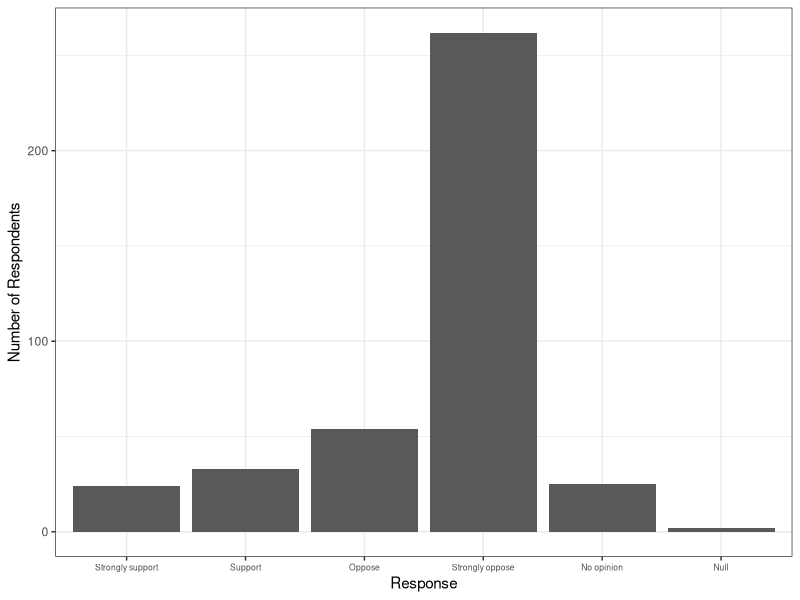
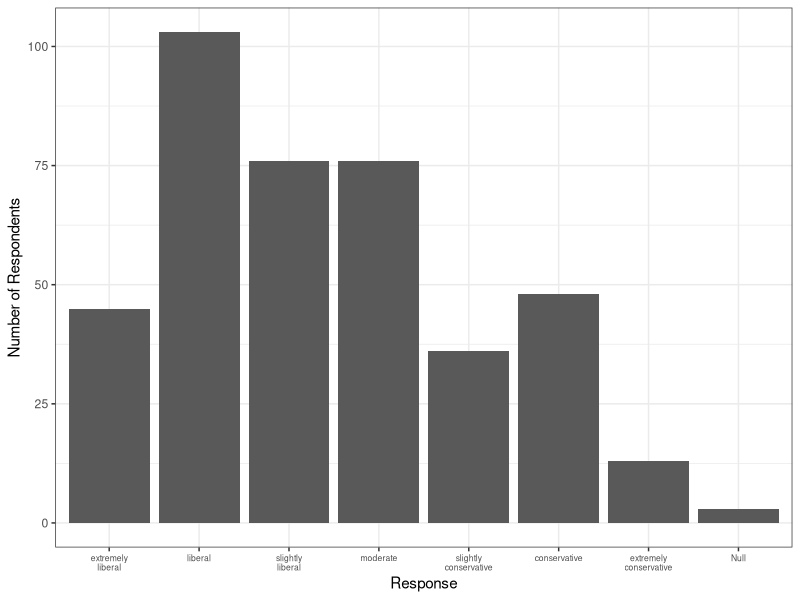

Source code (R) for these figures, in order:
## ---- chunk 1
library(knitr)
opts_chunk$set(warning = FALSE, message = FALSE, echo = FALSE)

## Set seed ##

set.seed(543)

## read in survey data ##
mturksurveyspring2016 <- read.csv("mturksurveyspring2016.csv", stringsAsFactors = FALSE)

## clean data ##

mturksurveyspring2016[mturksurveyspring2016 == "" | mturksurveyspring2016 == "{}"] <- "Null"

mturksurveyspring2016$X3.Age[mturksurveyspring2016$X3.Age == "Null" | mturksurveyspring2016$X3.Age == "US" | mturksurveyspring2016$X3.Age == "1982"] <- "99"

is.na(mturksurveyspring2016$X3.Age) <- mturksurveyspring2016$X3.Age == "99"

mturksurveyspring2016$X3.Age <- as.numeric(mturksurveyspring2016$X3.Age)

## sample survey ##

mysurveysamp <- mturksurveyspring2016[sample(nrow(mturksurveyspring2016), 400),]

## ---- chunk 2
library(knitr)
library(dplyr)
library(reshape2)

samp <- mysurveysamp %>% group_by(X2.Gender) %>% summarise(Sample.N = n()) %>% mutate(Sample.Percent = round(prop.table(Sample.N)*100,1))

pop <- mturksurveyspring2016 %>% group_by(X2.Gender) %>% summarise(Pop.N = n()) %>% mutate(Pop.Percent = round(prop.table(Pop.N)*100,1))

both <- cbind(pop,samp[,2:3])

colnames(both) <- c("Response","Pop. N","Pop. Percent","Sample N","Sample Percent")

kable(both)

## ---- chunk 3
library(knitr)
library(dplyr)
library(reshape2)

samp <- mysurveysamp %>% summarise(Sample.Mean = round(mean(X3.Age, na.rm = TRUE),1), Sample.SD = round(sd(X3.Age, na.rm = TRUE),1)) 

pop <- mturksurveyspring2016 %>% summarise(Pop.Mean = round(mean(X3.Age, na.rm = TRUE),1), Pop.SD = round(sd(X3.Age, na.rm = TRUE),1)) 

both <- cbind(pop,samp)

colnames(both) <- c("Pop. Mean","Pop. Std Deviation","Sample Mean","Sample Std Deviation")

kable(both)
## ---- chunk 4
library(knitr)
library(dplyr)
library(reshape2)

## turn dual category responses to null ##
mysurveysamp$X4.Race[mysurveysamp$X4.Race %in% c("Black|NA/Alaskan|Other","Other","White|Asian","White|Black|Asian|NA/Alaskan","White|NA/Alaskan","White|Asian|Pacific Islander","White|Black|Hispanic","White|Pacific Islander","Black|Hispanic","Hispanic |NA/Alaskan","White|Black","White|Hispanic")] <- "Mixed Race/Other"
mturksurveyspring2016$X4.Race[mturksurveyspring2016$X4.Race %in% c("Black|NA/Alaskan|Other","Other","White|Asian","White|Black|Asian|NA/Alaskan","White|NA/Alaskan","White|Asian|Pacific Islander","White|Black|Hispanic","White|Pacific Islander","Black|Hispanic","Hispanic |NA/Alaskan","White|Black","White|Hispanic")] <- "Mixed Race/Other"

samp <- mysurveysamp %>% group_by(X4.Race) %>% summarise(Sample.N = n()) %>% mutate(Sample.Percent = round(prop.table(Sample.N)*100,1))

pop <- mturksurveyspring2016 %>% group_by(X4.Race) %>% summarise(Pop.N = n()) %>% mutate(Pop.Percent = round(prop.table(Pop.N)*100,1))

both <- full_join(pop,samp)

colnames(both) <- c("Response","Pop. N","Pop. Percent","Sample N","Sample Percent")

kable(both)
## ---- chunk 5
library(knitr)
library(dplyr)
library(reshape2)

## turn dual category responses to null ##
mysurveysamp$X5.FTPT[mysurveysamp$X5.FTPT %in% c("a|b","a|c","c|d","e|f","e|g")] <- "Null"
mturksurveyspring2016$X5.FTPT[mturksurveyspring2016$X5.FTPT %in% c("a|b","a|c","c|d","e|f","e|g")] <- "Null"

## turn into factor and label values ##

mysurveysamp$X5.FTPT <- factor(mysurveysamp$X5.FTPT
                               ,levels = c("a","b","c","d","e","f","g","Null")
                               ,labels = c("Full time with potential for promotion"
                                           ,"Full time with no potential for promotion"
                                           ,"Part time with potential for Full Time employment or Promotion"
                                           ,"Part time with no potential for Full Time employment or Promotion"
                                           ,"Unemployed"
                                           ,"Retired"
                                           ,"Of working age, but unable to work"
                                           ,"Null"))

mturksurveyspring2016$X5.FTPT <- factor(mturksurveyspring2016$X5.FTPT
                               ,levels = c("a","b","c","d","e","f","g","Null")
                               ,labels = c("Full time with potential for promotion"
                                           ,"Full time with no potential for promotion"
                                           ,"Part time with potential for Full Time employment or Promotion"
                                           ,"Part time with no potential for Full Time employment or Promotion"
                                           ,"Unemployed"
                                           ,"Retired"
                                           ,"Of working age, but unable to work"
                                           ,"Null"))

samp <- mysurveysamp %>% group_by(X5.FTPT) %>% summarise(Sample.N = n()) %>% mutate(Sample.Percent = round(prop.table(Sample.N)*100,1))

pop <- mturksurveyspring2016 %>% group_by(X5.FTPT) %>% summarise(Pop.N = n()) %>% mutate(Pop.Percent = round(prop.table(Pop.N)*100,1))

both <- cbind(pop,samp[,2:3])

colnames(both) <- c("Response","Pop. N","Pop. Percent","Sample N","Sample Percent")

kable(both)
## ---- chunk 6
library(knitr)
library(dplyr)
library(reshape2)

## turn into factor and label values ##

mysurveysamp$X6.Income <- factor(mysurveysamp$X6.Income
                               ,levels = c("a","b","c","d","e","f","Null")
                               ,labels = c("Less than $20,000"
                                           ,"$20,000-$39,999"
                                           ,"$40,000-$59,999"
                                           ,"$60,000-$79,999"
                                           ,"$80,000-$99,999"
                                           ,"$100,000 or more"
                                           ,"Null"))

mturksurveyspring2016$X6.Income <- factor(mturksurveyspring2016$X6.Income
                               ,levels = c("a","b","c","d","e","f","Null")
                               ,labels = c("Less than $20,000"
                                           ,"$20,000-$39,999"
                                           ,"$40,000-$59,999"
                                           ,"$60,000-$79,999"
                                           ,"$80,000-$99,999"
                                           ,"$100,000 or more"
                                           ,"Null"))

samp <- mysurveysamp %>% group_by(X6.Income) %>% summarise(Sample.N = n()) %>% mutate(Sample.Percent = round(prop.table(Sample.N)*100,1))

pop <- mturksurveyspring2016 %>% group_by(X6.Income) %>% summarise(Pop.N = n()) %>% mutate(Pop.Percent = round(prop.table(Pop.N)*100,1))

both <- cbind(pop,samp[,2:3])

colnames(both) <- c("Response","Pop. N","Pop. Percent","Sample N","Sample Percent")

kable(both)

## ---- chunk 7
library(knitr)
library(dplyr)
library(reshape2)

## turn into factor and label values ##

mysurveysamp$X7.betterworse <- factor(mysurveysamp$X7.betterworse
                               ,levels = c("a","b","Null")
                               ,labels = c("Better Off"
                                           ,"Worse Off"
                                           ,"Null"))

mturksurveyspring2016$X7.betterworse <- factor(mturksurveyspring2016$X7.betterworse
                              ,levels = c("a","b","Null")
                               ,labels = c("Better Off"
                                           ,"Worse Off"
                                           ,"Null"))

samp <- mysurveysamp %>% group_by(X7.betterworse) %>% summarise(Sample.N = n()) %>% mutate(Sample.Percent = round(prop.table(Sample.N)*100,1))

pop <- mturksurveyspring2016 %>% group_by(X7.betterworse) %>% summarise(Pop.N = n()) %>% mutate(Pop.Percent = round(prop.table(Pop.N)*100,1))

both <- cbind(pop,samp[,2:3])

colnames(both) <- c("Response","Pop. N","Pop. Percent","Sample N","Sample Percent")

kable(both)
## ---- chunk 8
library(knitr)
library(dplyr)
library(reshape2)

## turn into factor and label values ##

mysurveysamp$X8.educ <- factor(mysurveysamp$X8.educ
                               ,levels = c("a","b","c","d","e","Null")
                               ,labels = c("Some High School"
                                           ,"High School Diploma"
                                           ,"Some College/AA"
                                           ,"College Degree/BA/BS"
                                           ,"Graduate Degree"
                                           ,"Null"))

mturksurveyspring2016$X8.educ <- factor(mturksurveyspring2016$X8.educ
                              ,levels = c("a","b","c","d","e","Null")
                               ,labels = c("Some High School"
                                           ,"High School Diploma"
                                           ,"Some College/AA"
                                           ,"College Degree/BA/BS"
                                           ,"Graduate Degree"
                                           ,"Null"))

samp <- mysurveysamp %>% group_by(X8.educ) %>% summarise(Sample.N = n()) %>% mutate(Sample.Percent = round(prop.table(Sample.N)*100,1))

pop <- mturksurveyspring2016 %>% group_by(X8.educ) %>% summarise(Pop.N = n()) %>% mutate(Pop.Percent = round(prop.table(Pop.N)*100,1))

both <- cbind(pop,samp[,2:3])

colnames(both) <- c("Response","Pop. N","Pop. Percent","Sample N","Sample Percent")

kable(both)
## ---- chunk 9
library(knitr)
library(dplyr)
library(reshape2)

## turn into factor and label values ##

mysurveysamp$X9.Reg <- factor(mysurveysamp$X9.Reg
                               ,levels = c("a","b","Null")
                               ,labels = c("Yes"
                                           ,"No"
                                           ,"Null"))

mturksurveyspring2016$X9.Reg <- factor(mturksurveyspring2016$X9.Reg
                              ,levels = c("a","b","Null")
                              ,labels = c("Yes"
                                           ,"No"
                                           ,"Null"))

samp <- mysurveysamp %>% group_by(X9.Reg) %>% summarise(Sample.N = n()) %>% mutate(Sample.Percent = round(prop.table(Sample.N)*100,1))

pop <- mturksurveyspring2016 %>% group_by(X9.Reg) %>% summarise(Pop.N = n()) %>% mutate(Pop.Percent = round(prop.table(Pop.N)*100,1))

both <- cbind(pop,samp[,2:3])

colnames(both) <- c("Response","Pop. N","Pop. Percent","Sample N","Sample Percent")

kable(both)
## ---- chunk 10
library(knitr)
library(dplyr)
library(reshape2)

## turn into factor and label values ##

mysurveysamp$X10.Party <- factor(mysurveysamp$X10.Party
                               ,levels = c("a","b","c","d","Null")
                               ,labels = c("Democrat"
                                           ,"Republican"
                                           ,"Independent/no party"
                                           ,"Other"
                                           ,"Null"))

mturksurveyspring2016$X10.Party <- factor(mturksurveyspring2016$X10.Party
                              ,levels = c("a","b","c","d","Null")
                              ,labels = c("Democrat"
                                           ,"Republican"
                                           ,"Independent/no party"
                                           ,"Other"
                                           ,"Null"))

samp <- mysurveysamp %>% group_by(X10.Party) %>% summarise(Sample.N = n()) %>% mutate(Sample.Percent = round(prop.table(Sample.N)*100,1))

pop <- mturksurveyspring2016 %>% group_by(X10.Party) %>% summarise(Pop.N = n()) %>% mutate(Pop.Percent = round(prop.table(Pop.N)*100,1))

both <- cbind(pop,samp[,2:3])

colnames(both) <- c("Response","Pop. N","Pop. Percent","Sample N","Sample Percent")

kable(both)
## ---- chunk 11
library(knitr)
library(dplyr)
library(reshape2)

## turn into factor and label values ##

mysurveysamp$X11.IDEOL <- factor(mysurveysamp$X11.IDEOL
                               ,levels = c("a","b","c","d","e","f","g","Null")
                               ,labels = c("extremely liberal"
                                           ,"liberal"
                                           ,"slightly liberal"
                                           ,"moderate"
                                           ,"slightly conservative"
                                           ,"conservative"
                                           ,"extremely conservative"
                                           ,"Null"))

mturksurveyspring2016$X11.IDEOL <- factor(mturksurveyspring2016$X11.IDEOL
                              ,levels = c("a","b","c","d","e","f","g","Null")
                              ,labels = c("extremely liberal"
                                           ,"liberal"
                                           ,"slightly liberal"
                                           ,"moderate"
                                           ,"slightly conservative"
                                           ,"conservative"
                                           ,"extremely conservative"
                                           ,"Null"))

samp <- mysurveysamp %>% group_by(X11.IDEOL) %>% summarise(Sample.N = n()) %>% mutate(Sample.Percent = round(prop.table(Sample.N)*100,1))

pop <- mturksurveyspring2016 %>% group_by(X11.IDEOL) %>% summarise(Pop.N = n()) %>% mutate(Pop.Percent = round(prop.table(Pop.N)*100,1))

both <- cbind(pop,samp[,2:3])

colnames(both) <- c("Response","Pop. N","Pop. Percent","Sample N","Sample Percent")

kable(both)
## ---- chunk 12
library(knitr)
library(dplyr)
library(reshape2)

## turn into factor and label values ##

mysurveysamp$X12.Interest <- factor(mysurveysamp$X12.Interest
                               ,levels = c("a","b","c","d","Null")
                               ,labels = c("Very Much Interested"
                                           ,"Somewhat Interested"
                                           ,"Not Much Interested"
                                           ,"Not At All Interested"
                                           ,"Null"))

mturksurveyspring2016$X12.Interest <- factor(mturksurveyspring2016$X12.Interest
                              ,levels = c("a","b","c","d","Null")
                              ,labels = c("Very Much Interested"
                                           ,"Somewhat Interested"
                                           ,"Not Much Interested"
                                           ,"Not At All Interested"
                                           ,"Null"))

samp <- mysurveysamp %>% group_by(X12.Interest) %>% summarise(Sample.N = n()) %>% mutate(Sample.Percent = round(prop.table(Sample.N)*100,1))

pop <- mturksurveyspring2016 %>% group_by(X12.Interest) %>% summarise(Pop.N = n()) %>% mutate(Pop.Percent = round(prop.table(Pop.N)*100,1))

both <- cbind(pop,samp[,2:3])

colnames(both) <- c("Response","Pop. N","Pop. Percent","Sample N","Sample Percent")

kable(both)
## ---- chunk 13
library(knitr)
library(dplyr)
library(reshape2)

## turn into factor and label values ##

mysurveysamp$X13.Primary <- factor(mysurveysamp$X13.Primary
                               ,levels = c("a","b","c","d","e","f","Null")
                               ,labels = c("Yes, I voted"
                                           ,"My state has not had its election, yet, but I plan to vote"
                                           ,"My state has not had its election, yet, and I do not plan to vote"
                                           ,"No, I did not vote due to other circumstances"
                                           ,"No, I did not vote due to disinterest"
                                           ,"I am unsure of when my election is"
                                           ,"Null"))

mturksurveyspring2016$X13.Primary <- factor(mturksurveyspring2016$X13.Primary
                              ,levels = c("a","b","c","d","e","f","Null")
                               ,labels = c("Yes, I voted"
                                           ,"My state has not had its election, yet, but I plan to vote"
                                           ,"My state has not had its election, yet, and I do not plan to vote"
                                           ,"No, I did not vote due to other circumstances"
                                           ,"No, I did not vote due to disinterest"
                                           ,"I am unsure of when my election is"
                                           ,"Null"))

samp <- mysurveysamp %>% group_by(X13.Primary) %>% summarise(Sample.N = n()) %>% mutate(Sample.Percent = round(prop.table(Sample.N)*100,1))

pop <- mturksurveyspring2016 %>% group_by(X13.Primary) %>% summarise(Pop.N = n()) %>% mutate(Pop.Percent = round(prop.table(Pop.N)*100,1))

both <- cbind(pop,samp[,2:3])

colnames(both) <- c("Response","Pop. N","Pop. Percent","Sample N","Sample Percent")

kable(both)
## ---- chunk 14
library(knitr)
library(dplyr)
library(reshape2)

## turn into factor and label values ##

mysurveysamp$X14.Influence <- factor(mysurveysamp$X14.Influence
                               ,levels = c("a","b","c","d","e","f","g","h","Null")
                               ,labels = c("Workers Union"
                                           ,"Local Religious Figure"
                                           ,"Local Media"
                                           ,"Bloggers That Focus Specifically on Your State, County, Town, or City"
                                           ,"National Media"
                                           ,"Teacher"
                                           ,"Other"
                                           ,"Not Influenced by Any Other Source"
                                           ,"Null"))

mturksurveyspring2016$X14.Influence <- factor(mturksurveyspring2016$X14.Influence
                              ,levels = c("a","b","c","d","e","f","g","h","Null")
                              ,labels = c("Workers Union"
                                           ,"Local Religious Figure"
                                           ,"Local Media"
                                           ,"Bloggers That Focus Specifically on Your State, County, Town, or City"
                                           ,"National Media"
                                           ,"Teacher"
                                           ,"Other"
                                           ,"Not Influenced by Any Other Source"
                                           ,"Null"))

samp <- mysurveysamp %>% group_by(X14.Influence) %>% summarise(Sample.N = n()) %>% mutate(Sample.Percent = round(prop.table(Sample.N)*100,1))

pop <- mturksurveyspring2016 %>% group_by(X14.Influence) %>% summarise(Pop.N = n()) %>% mutate(Pop.Percent = round(prop.table(Pop.N)*100,1))

both <- cbind(pop,samp[,2:3])

colnames(both) <- c("Response","Pop. N","Pop. Percent","Sample N","Sample Percent")

kable(both)
## ---- chunk 15
library(knitr)
library(dplyr)
library(reshape2)

## turn into factor and label values ##

mysurveysamp$X15.PresCand <- factor(mysurveysamp$X15.PresCand
                               ,levels = c("a","b","c","d","e","Null")
                               ,labels = c("Best represents positions on the issues"
                                           ,"Can win the general election in November"
                                           ,"Both equally"
                                           ,"Neither"
                                           ,"Not sure/ Don’t Know"
                                           ,"Null"))

mturksurveyspring2016$X15.PresCand <- factor(mturksurveyspring2016$X15.PresCand
                              ,levels = c("a","b","c","d","e","Null")
                              ,labels = c("Best represents positions on the issues"
                                           ,"Can win the general election in November"
                                           ,"Both equally"
                                           ,"Neither"
                                           ,"Not sure/ Don’t Know"
                                           ,"Null"))

samp <- mysurveysamp %>% group_by(X15.PresCand) %>% summarise(Sample.N = n()) %>% mutate(Sample.Percent = round(prop.table(Sample.N)*100,1))

pop <- mturksurveyspring2016 %>% group_by(X15.PresCand) %>% summarise(Pop.N = n()) %>% mutate(Pop.Percent = round(prop.table(Pop.N)*100,1))

both <- cbind(pop,samp[,2:3])

colnames(both) <- c("Response","Pop. N","Pop. Percent","Sample N","Sample Percent")

kable(both)

## ---- chunk 16
library(knitr)
library(dplyr)
library(reshape2)

## turn into factor and label values ##

mysurveysamp$X16.BLM <- factor(mysurveysamp$X16.BLM
                               ,levels = c("a","b","c","d","e","f","Null")
                               ,labels = c("Strongly Support"
                                           ,"Support"
                                           ,"Neither Support/nor Oppose"
                                           ,"Oppose"
                                           ,"Strongly Oppose"
                                           ,"Not Sure/Don’t Know "
                                           ,"Null"))

mturksurveyspring2016$X16.BLM <- factor(mturksurveyspring2016$X16.BLM
                              ,levels = c("a","b","c","d","e","f","Null")
                              ,labels = c("Strongly Support"
                                           ,"Support"
                                           ,"Neither Support/nor Oppose"
                                           ,"Oppose"
                                           ,"Strongly Oppose"
                                           ,"Not Sure/Don’t Know "
                                           ,"Null"))

samp <- mysurveysamp %>% group_by(X16.BLM) %>% summarise(Sample.N = n()) %>% mutate(Sample.Percent = round(prop.table(Sample.N)*100,1))

pop <- mturksurveyspring2016 %>% group_by(X16.BLM) %>% summarise(Pop.N = n()) %>% mutate(Pop.Percent = round(prop.table(Pop.N)*100,1))

both <- cbind(pop,samp[,2:3])

colnames(both) <- c("Response","Pop. N","Pop. Percent","Sample N","Sample Percent")

kable(both)

## ---- chunk 17
library(knitr)
library(dplyr)
library(reshape2)

## turn into factor and label values ##

mysurveysamp$X17.HumRig <- factor(mysurveysamp$X17.HumRig
                               ,levels = c("a","b","c","d","e","Null")
                               ,labels = c("Strongly Disagree"
                                           ,"Disagree"
                                           ,"Uncertain"
                                           ,"Agree"
                                           ,"Strongly agree"
                                           ,"Null"))

mturksurveyspring2016$X17.HumRig <- factor(mturksurveyspring2016$X17.HumRig
                              ,levels = c("a","b","c","d","e","Null")
                               ,labels = c("Strongly Disagree"
                                           ,"Disagree"
                                           ,"Uncertain"
                                           ,"Agree"
                                           ,"Strongly agree"
                                           ,"Null"))

samp <- mysurveysamp %>% group_by(X17.HumRig) %>% summarise(Sample.N = n()) %>% mutate(Sample.Percent = round(prop.table(Sample.N)*100,1))

pop <- mturksurveyspring2016 %>% group_by(X17.HumRig) %>% summarise(Pop.N = n()) %>% mutate(Pop.Percent = round(prop.table(Pop.N)*100,1))

both <- cbind(pop,samp[,2:3])

colnames(both) <- c("Response","Pop. N","Pop. Percent","Sample N","Sample Percent")

kable(both)
## ---- chunk 18
library(knitr)
library(dplyr)
library(reshape2)

## turn into factor and label values ##

mysurveysamp$X18.TRAP <- factor(mysurveysamp$X18.TRAP
                               ,levels = c("a","b","c","d","e","f","Null")
                               ,labels = c("Strongly Disagree"
                                           ,"Somewhat Disagree"
                                           ,"Somewhat Agree"
                                           ,"Strongly Agree"
                                           ,"Somewhat Disagree, but they are discriminatory in nature"
                                           ,"Somewhat Agree, but they are discriminatory in nature"
                                           ,"Null"))

mturksurveyspring2016$X18.TRAP <- factor(mturksurveyspring2016$X18.TRAP
                              ,levels = c("a","b","c","d","e","f","Null")
                              ,labels = c("Strongly Disagree"
                                           ,"Somewhat Disagree"
                                           ,"Somewhat Agree"
                                           ,"Strongly Agree"
                                           ,"Somewhat Disagree, but they are discriminatory in nature"
                                           ,"Somewhat Agree, but they are discriminatory in nature"
                                           ,"Null"))

samp <- mysurveysamp %>% group_by(X18.TRAP) %>% summarise(Sample.N = n()) %>% mutate(Sample.Percent = round(prop.table(Sample.N)*100,1))

pop <- mturksurveyspring2016 %>% group_by(X18.TRAP) %>% summarise(Pop.N = n()) %>% mutate(Pop.Percent = round(prop.table(Pop.N)*100,1))

both <- cbind(pop,samp[,2:3])

colnames(both) <- c("Response","Pop. N","Pop. Percent","Sample N","Sample Percent")

kable(both)
## ---- chunk 19
library(knitr)
library(dplyr)
library(reshape2)

## turn into factor and label values ##

mysurveysamp$X19.GMO <- factor(mysurveysamp$X19.GMO
                               ,levels = c("a","b","c","Null")
                               ,labels = c("Yes"
                                           ,"No"
                                           ,"Not Sure/Don’t Know"
                                           ,"Null"))

mturksurveyspring2016$X19.GMO <- factor(mturksurveyspring2016$X19.GMO
                              ,levels = c("a","b","c","Null")
                              ,labels = c("Yes"
                                           ,"No"
                                           ,"Not Sure/Don’t Know"
                                           ,"Null"))

samp <- mysurveysamp %>% group_by(X19.GMO) %>% summarise(Sample.N = n()) %>% mutate(Sample.Percent = round(prop.table(Sample.N)*100,1))

pop <- mturksurveyspring2016 %>% group_by(X19.GMO) %>% summarise(Pop.N = n()) %>% mutate(Pop.Percent = round(prop.table(Pop.N)*100,1))

both <- cbind(pop,samp[,2:3])

colnames(both) <- c("Response","Pop. N","Pop. Percent","Sample N","Sample Percent")

kable(both)
## ---- chunk 20
library(knitr)
library(dplyr)
library(reshape2)

## turn into factor and label values ##

mysurveysamp$X20.PDFMLV <- factor(mysurveysamp$X20.PDFMLV
                               ,levels = c("a","b","c","Null")
                               ,labels = c("Yes"
                                           ,"No"
                                           ,"Not Sure/Don’t Know"
                                           ,"Null"))

mturksurveyspring2016$X20.PDFMLV <- factor(mturksurveyspring2016$X20.PDFMLV
                              ,levels = c("a","b","c","Null")
                               ,labels = c("Yes"
                                           ,"No"
                                           ,"Not Sure/Don’t Know"
                                           ,"Null"))

samp <- mysurveysamp %>% group_by(X20.PDFMLV) %>% summarise(Sample.N = n()) %>% mutate(Sample.Percent = round(prop.table(Sample.N)*100,1))

pop <- mturksurveyspring2016 %>% group_by(X20.PDFMLV) %>% summarise(Pop.N = n()) %>% mutate(Pop.Percent = round(prop.table(Pop.N)*100,1))

both <- cbind(pop,samp[,2:3])

colnames(both) <- c("Response","Pop. N","Pop. Percent","Sample N","Sample Percent")

kable(both)

## ---- chunk 21
library(knitr)
library(dplyr)
library(reshape2)

## turn into factor and label values ##

mysurveysamp$X21.ImmEcon <- factor(mysurveysamp$X21.ImmEcon
                               ,levels = c("a","b","c","d","e","f","Null")
                               ,labels = c("I strongly believe illegal immigration has a negative effect on the economy"
                                           ,"I believe illegal immigration has a negative effect on the economy"
                                           ,"I believe illegal immigration has neither a negative or positive effect on the economy"
                                           ,"I believe illegal immigration has a positive effect on the economy"
                                           ,"I strongly illegal immigration has a positive effect on the economy"
                                           ,"Not Sure/Don’t Know"
                                           ,"Null"))

mturksurveyspring2016$X21.ImmEcon <- factor(mturksurveyspring2016$X21.ImmEcon
                               ,levels = c("a","b","c","d","e","f","Null")
                               ,labels = c("I strongly believe illegal immigration has a negative effect on the economy"
                                           ,"I believe illegal immigration has a negative effect on the economy"
                                           ,"I believe illegal immigration has neither a negative or positive effect on the economy"
                                           ,"I believe illegal immigration has a positive effect on the economy"
                                           ,"I strongly illegal immigration has a positive effect on the economy"
                                           ,"Not Sure/Don’t Know"
                                           ,"Null"))

samp <- mysurveysamp %>% group_by(X21.ImmEcon) %>% summarise(Sample.N = n()) %>% mutate(Sample.Percent = round(prop.table(Sample.N)*100,1))

pop <- mturksurveyspring2016 %>% group_by(X21.ImmEcon) %>% summarise(Pop.N = n()) %>% mutate(Pop.Percent = round(prop.table(Pop.N)*100,1))

both <- cbind(pop,samp[,2:3])

colnames(both) <- c("Response","Pop. N","Pop. Percent","Sample N","Sample Percent")

kable(both)
## ---- chunk 22
library(knitr)
library(dplyr)
library(reshape2)

## turn into factor and label values ##

mysurveysamp$X22.LegalImm <- factor(mysurveysamp$X22.LegalImm
                               ,levels = c("a","b","c","d","e","Null")
                               ,labels = c("Yes, make everyone legal"
                                           ,"Yes, but only grant legal status to those that meet certain requirements"
                                           ,"No, do not grant legal status, but allow these individuals to stay"
                                           ,"No, do not grant legal status, and efforts should be made to deport these individuals"
                                           ,"Not sure/ Don’t Know"
                                           ,"Null"))

mturksurveyspring2016$X22.LegalImm <- factor(mturksurveyspring2016$X22.LegalImm
                               ,levels = c("a","b","c","d","e","Null")
                               ,labels = c("Yes, make everyone legal"
                                           ,"Yes, but only grant legal status to those that meet certain requirements"
                                           ,"No, do not grant legal status, but allow these individuals to stay"
                                           ,"No, do not grant legal status, and efforts should be made to deport these individuals"
                                           ,"Not sure/ Don’t Know"
                                           ,"Null"))

samp <- mysurveysamp %>% group_by(X22.LegalImm) %>% summarise(Sample.N = n()) %>% mutate(Sample.Percent = round(prop.table(Sample.N)*100,1))

pop <- mturksurveyspring2016 %>% group_by(X22.LegalImm) %>% summarise(Pop.N = n()) %>% mutate(Pop.Percent = round(prop.table(Pop.N)*100,1))

both <- cbind(pop,samp[,2:3])

colnames(both) <- c("Response","Pop. N","Pop. Percent","Sample N","Sample Percent")

kable(both)
## ---- chunk 23
library(knitr)
library(dplyr)
library(reshape2)

## turn into factor and label values ##

mysurveysamp$X23.UN <- factor(mysurveysamp$X23.UN
                               ,levels = c("a","b","c","d","e","f","g","h","Null")
                               ,labels = c("Strongly Disagree"
                                           ,"Disagree"
                                           ,"Somewhat Disagree"
                                           ,"Neither Disagree/Nor Agree"
                                           ,"Somewhat Agree"
                                           ,"Agree"
                                           ,"Strongly Agree"
                                           ,"Don’t Know/No opinion"
                                           ,"Null"))

mturksurveyspring2016$X23.UN <- factor(mturksurveyspring2016$X23.UN
                              ,levels = c("a","b","c","d","e","f","g","h","Null")
                               ,labels = c("Strongly Disagree"
                                           ,"Disagree"
                                           ,"Somewhat Disagree"
                                           ,"Neither Disagree/Nor Agree"
                                           ,"Somewhat Agree"
                                           ,"Agree"
                                           ,"Strongly Agree"
                                           ,"Don’t Know/No opinion"
                                           ,"Null"))

samp <- mysurveysamp %>% group_by(X23.UN) %>% summarise(Sample.N = n()) %>% mutate(Sample.Percent = round(prop.table(Sample.N)*100,1))

pop <- mturksurveyspring2016 %>% group_by(X23.UN) %>% summarise(Pop.N = n()) %>% mutate(Pop.Percent = round(prop.table(Pop.N)*100,1))

both <- cbind(pop,samp[,2:3])

colnames(both) <- c("Response","Pop. N","Pop. Percent","Sample N","Sample Percent")

kable(both)

## ---- chunk 24
library(knitr)
library(dplyr)
library(reshape2)

## turn into factor and label values ##

mysurveysamp$X24.CellRecords <- factor(mysurveysamp$X24.CellRecords
                               ,levels = c("a","b","c","d","e","f","Null")
                               ,labels = c("Strongly Agree"
                                           ,"Agree"
                                           ,"Neither agree nor disagree"
                                           ,"Disagree"
                                           ,"Strongly disagree"
                                           ,"Don’t Know/Not Sure"
                                           ,"Null"))

mturksurveyspring2016$X24.CellRecords <- factor(mturksurveyspring2016$X24.CellRecords
                              ,levels = c("a","b","c","d","e","f","Null")
                              ,labels = c("Strongly Agree"
                                           ,"Agree"
                                           ,"Neither agree nor disagree"
                                           ,"Disagree"
                                           ,"Strongly disagree"
                                           ,"Don’t Know/Not Sure"
                                           ,"Null"))


samp <- mysurveysamp %>% group_by(X24.CellRecords) %>% summarise(Sample.N = n()) %>% mutate(Sample.Percent = round(prop.table(Sample.N)*100,1))

pop <- mturksurveyspring2016 %>% group_by(X24.CellRecords) %>% summarise(Pop.N = n()) %>% mutate(Pop.Percent = round(prop.table(Pop.N)*100,1))

both <- cbind(pop,samp[,2:3])

colnames(both) <- c("Response","Pop. N","Pop. Percent","Sample N","Sample Percent")

kable(both)
## ---- chunk 25
library(knitr)
library(dplyr)
library(reshape2)

## turn into factor and label values ##

mysurveysamp$X25.PED <- factor(mysurveysamp$X25.PED
                               ,levels = c("a","b","c","Null")
                               ,labels = c("Yes"
                                           ,"No"
                                           ,"Not Sure/Don’t Know"
                                           ,"Null"))

mturksurveyspring2016$X25.PED <- factor(mturksurveyspring2016$X25.PED
                              ,levels = c("a","b","c","Null")
                               ,labels = c("Yes"
                                           ,"No"
                                           ,"Not Sure/Don’t Know"
                                           ,"Null"))

samp <- mysurveysamp %>% group_by(X25.PED) %>% summarise(Sample.N = n()) %>% mutate(Sample.Percent = round(prop.table(Sample.N)*100,1))

pop <- mturksurveyspring2016 %>% group_by(X25.PED) %>% summarise(Pop.N = n()) %>% mutate(Pop.Percent = round(prop.table(Pop.N)*100,1))

both <- cbind(pop,samp[,2:3])

colnames(both) <- c("Response","Pop. N","Pop. Percent","Sample N","Sample Percent")

kable(both)
## ---- chunk 26
library(knitr)
library(dplyr)
library(reshape2)

## turn into factor and label values ##

mysurveysamp$X26.TerFam <- factor(mysurveysamp$X26.TerFam
                               ,levels = c("a","b","c","d","e","Null")
                               ,labels = c("Strongly support"
                                           ,"Support"
                                           ,"Oppose"
                                           ,"Strongly oppose"
                                           ,"No opinion"
                                           ,"Null"))

mturksurveyspring2016$X26.TerFam <- factor(mturksurveyspring2016$X26.TerFam
                              ,levels = c("a","b","c","d","e","Null")
                              ,labels = c("Strongly support"
                                           ,"Support"
                                           ,"Oppose"
                                           ,"Strongly oppose"
                                           ,"No opinion"
                                           ,"Null"))


samp <- mysurveysamp %>% group_by(X26.TerFam) %>% summarise(Sample.N = n()) %>% mutate(Sample.Percent = round(prop.table(Sample.N)*100,1))

pop <- mturksurveyspring2016 %>% group_by(X26.TerFam) %>% summarise(Pop.N = n()) %>% mutate(Pop.Percent = round(prop.table(Pop.N)*100,1))

both <- cbind(pop,samp[,2:3])

colnames(both) <- c("Response","Pop. N","Pop. Percent","Sample N","Sample Percent")

kable(both)

## ---- chunk 27
library(ggplot2)

ggplot(mysurveysamp, aes(X26.TerFam)) +
      geom_bar() +
      xlab("Response")+
      ylab("Number of Respondents") +
      theme_bw() +
      theme(axis.text.x = element_text(size = rel(.7)))
 
## ---- chunk 28
library(ggplot2)

addline_format <- function(x,...){
    gsub('\\s','\n',x)
}

ggplot(mysurveysamp, aes(X11.IDEOL)) +
      geom_bar() +
      xlab("Response")+
      ylab("Number of Respondents") +
      theme_bw() +
      scale_x_discrete(labels = addline_format(c("extremely liberal" 
                                           ,"liberal"
                                           ,"slightly liberal" 
                                           ,"moderate"
                                           ,"slightly conservative"
                                           ,"conservative"
                                           ,"extremely conservative"
                                           ,"Null"))) +
      theme(axis.text.x = element_text(size = rel(.7)))

